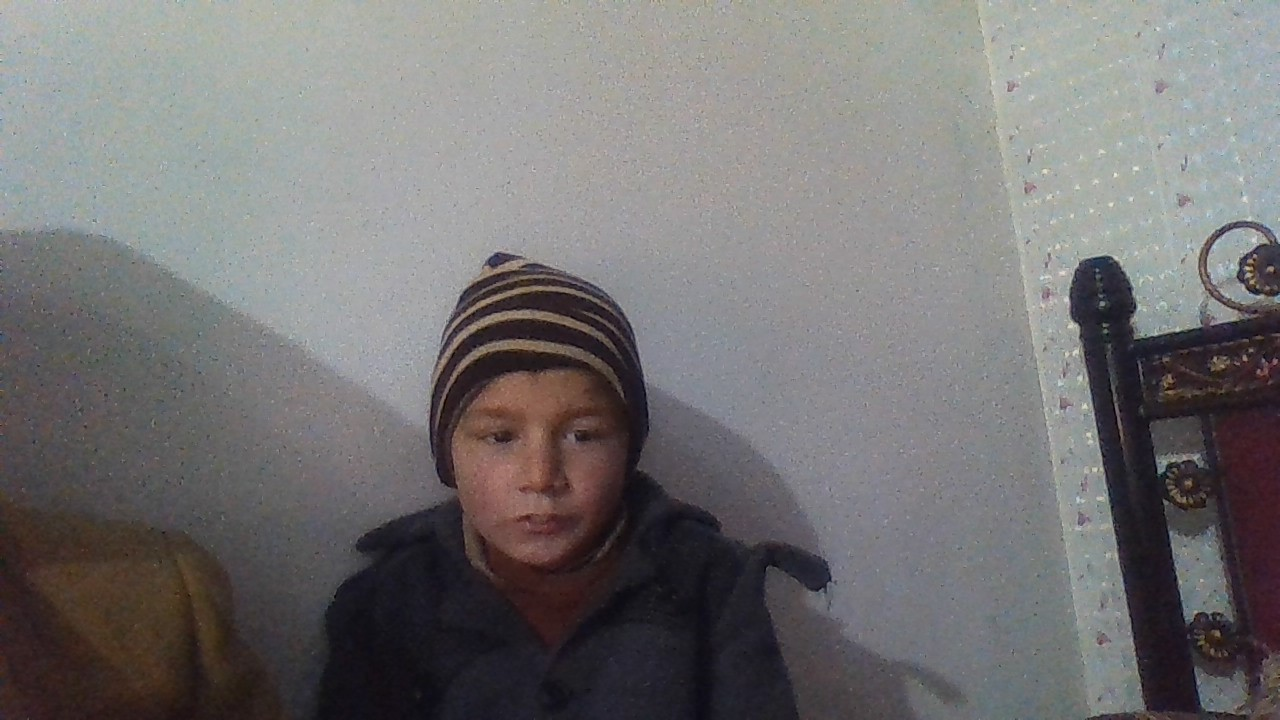
#> input picture image.jpg, 1280 x 720 px, found by its file name
$ python a.py
#> lines starting #> are read from the running program, lines starting #| are printed output that depends on the picture
import cv2
# image =cv2.imread(r"image path")
image =cv2.imread(r"D:\learning\python\scripts\image.jpg")
#> image is the input picture: shape (720, 1280, 3); mean B, G, R 114.8, 114.5, 116.6
# D:\learning\python\scripts\image.jpg

if image is None:
    print("could not open or find the file")
else:
    gray_image=cv2.cvtColor(image,cv2.COLOR_BGR2GRAY)
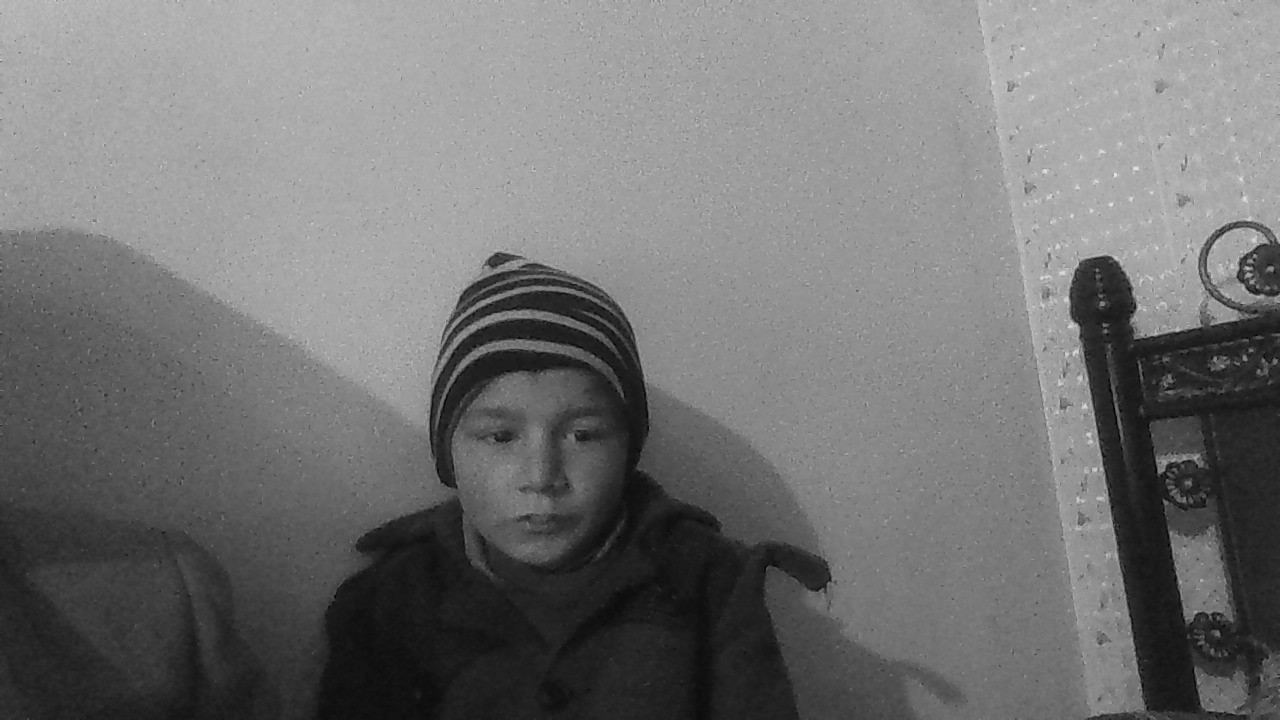
#> gray_image: shape (720, 1280); min 1, max 237, mean 115.2
    inverted=255-gray_image
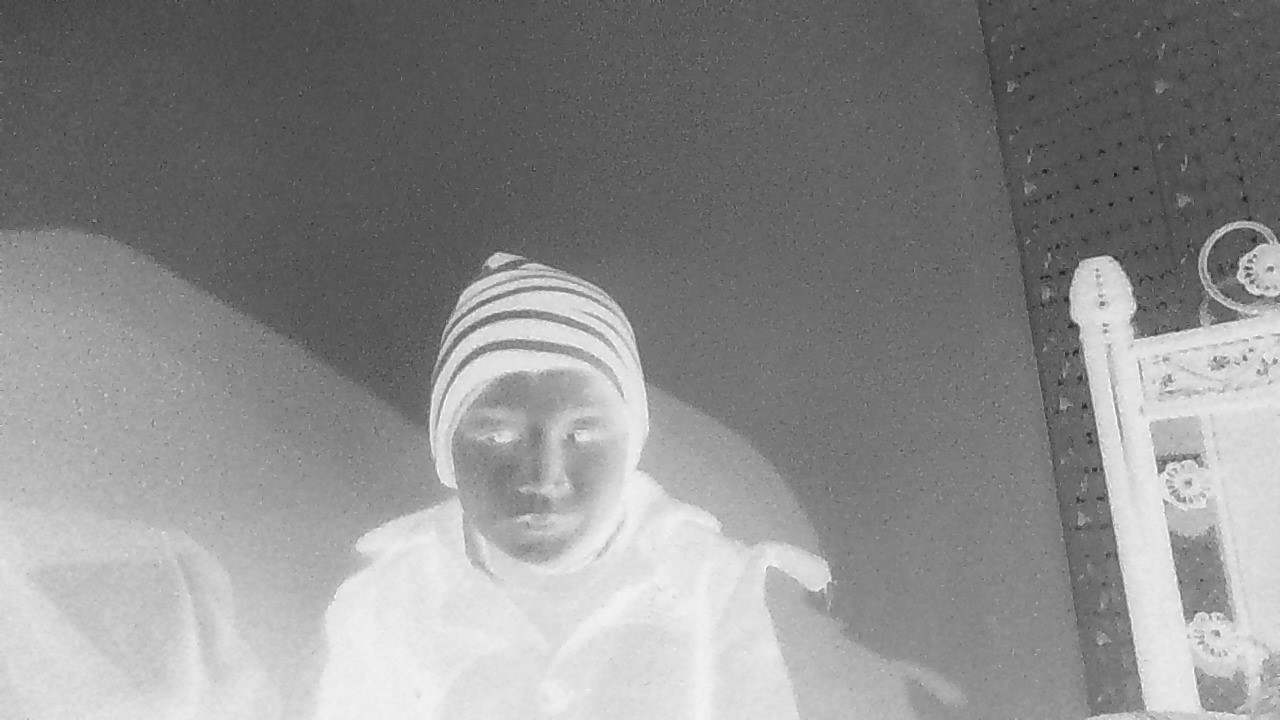
#> inverted: shape (720, 1280); min 18, max 254, mean 139.8

    blur=cv2.GaussianBlur(inverted,(21,21),0)
    inverted_blur=255-blur

    sketch=cv2.divide(gray_image,inverted_blur,scale=256.0)
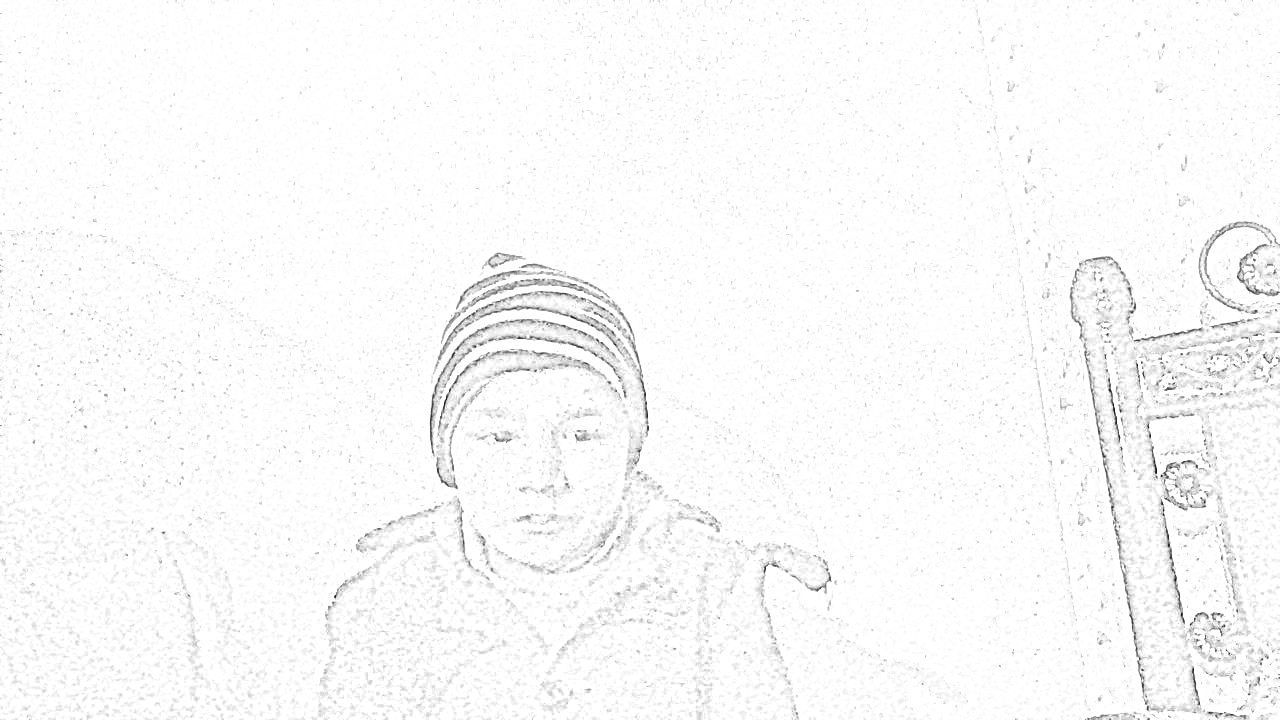
#> sketch: shape (720, 1280); min 6, max 255, mean 249.7
    cv2.imwrite("sketch_image.png",sketch)
    cv2.imshow("sketch Image",sketch)
    cv2.waitKey(0)
    cv2.destroyAllWindows()
